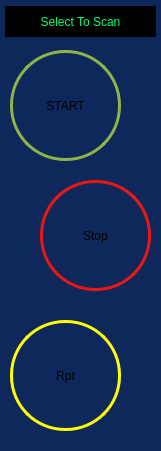
   <widget class="QGroupBox" name="groupBox_3">
    <property name="enabled">
     <bool>true</bool>
    </property>
    <property name="geometry">
     <rect>
      <x>10</x>
      <y>90</y>
      <width>161</width>
      <height>451</height>
     </rect>
    </property>
    <property name="autoFillBackground">
     <bool>false</bool>
    </property>
    <property name="styleSheet">
     <string notr="true">background-color: rgb(14, 40, 91);
border-color: rgb(14, 40, 91);
border:none;
</string>
    </property>
    <property name="title">
     <string/>
    </property>
    <property name="flat">
     <bool>false</bool>
    </property>
    <property name="checkable">
     <bool>false</bool>
    </property>
    <widget class="QPushButton" name="pushButton_3">
     <property name="geometry">
      <rect>
       <x>-10</x>
       <y>30</y>
       <width>151</width>
       <height>151</height>
      </rect>
     </property>
     <property name="styleSheet">
      <string notr="true">QPushButton {
  border-color: rgba(145, 183, 70, 249);
   border-width: 3px;        
  border-style: solid;
  border-radius: 55px;
  margin:20px;
  padding:30px;
	font: 10pt &quot;MS Shell Dlg 2&quot;;
}

QPushButton:hover {
    background: qradialgradient(
        cx: 0.3, cy: -0.4, fx: 0.3, fy: -0.4,
        radius: 1.35, stop: 0 #fff, stop: 1 #ccff66
        );
    }

QPushButton:pressed {
    border-style: inset;
    background: qradialgradient(
        cx: 0.4, cy: -0.1, fx: 0.4, fy: -0.1,
        radius: 1.35, stop: 0 #fff, stop: 1 #ddd
        );
    }</string>
     </property>
     <property name="text">
      <string>START</string>
     </property>
    </widget>
    <widget class="QPushButton" name="pushButton_4">
     <property name="geometry">
      <rect>
       <x>20</x>
       <y>160</y>
       <width>151</width>
       <height>151</height>
      </rect>
     </property>
     <property name="styleSheet">
      <string notr="true">QPushButton {
  border-color: rgba(245, 22, 15, 249);
   border-width: 3px;        
  border-style: solid;
  border-radius: 55px;
  margin:20px;
  padding:30px;
	font: 10pt &quot;MS Shell Dlg 2&quot;;
}

QPushButton:hover {
    background: qradialgradient(
        cx: 0.3, cy: -0.4, fx: 0.3, fy: -0.4,
        radius: 1.35, stop: 0 #fff, stop: 1 #f5160f
        );
    }

QPushButton:pressed {
    border-style: inset;
    background: qradialgradient(
        cx: 0.4, cy: -0.1, fx: 0.4, fy: -0.1,
        radius: 1.35, stop: 0 #fff, stop: 1 #ddd
        );
    }</string>
     </property>
     <property name="text">
      <string>Stop</string>
     </property>
    </widget>
    <widget class="QLabel" name="label_20">
     <property name="geometry">
      <rect>
       <x>5</x>
       <y>6</y>
       <width>151</width>
       <height>31</height>
      </rect>
     </property>
     <property name="styleSheet">
      <string notr="true">color: rgb(0, 255, 127);
font: 10pt &quot;Arial&quot;;
background-color: rgb(0, 0, 0);
</string>
     </property>
     <property name="text">
      <string>Select To Scan</string>
     </property>
     <property name="alignment">
      <set>Qt::AlignCenter</set>
     </property>
    </widget>
    <widget class="QPushButton" name="pushButton_5">
     <property name="geometry">
      <rect>
       <x>-10</x>
       <y>300</y>
       <width>151</width>
       <height>151</height>
      </rect>
     </property>
     <property name="styleSheet">
      <string notr="true">QPushButton {
	border-color: rgb(255, 255, 0);
   border-width: 3px;        
  border-style: solid;
  border-radius: 55px;
  margin:20px;
  padding:30px;
	font: 10pt &quot;MS Shell Dlg 2&quot;;
}

QPushButton:hover {
    background: qradialgradient(
        cx: 0.3, cy: -0.4, fx: 0.3, fy: -0.4,
        radius: 1.35, stop: 0 #fff, stop: 1 #f2f542
        );
    }

QPushButton:pressed {
    border-style: inset;
    background: qradialgradient(
        cx: 0.4, cy: -0.1, fx: 0.4, fy: -0.1,
        radius: 1.35, stop: 0 #fff, stop: 1 #ddd
        );
    }</string>
     </property>
     <property name="text">
      <string>Rpt</string>
     </property>
    </widget>
   </widget>
